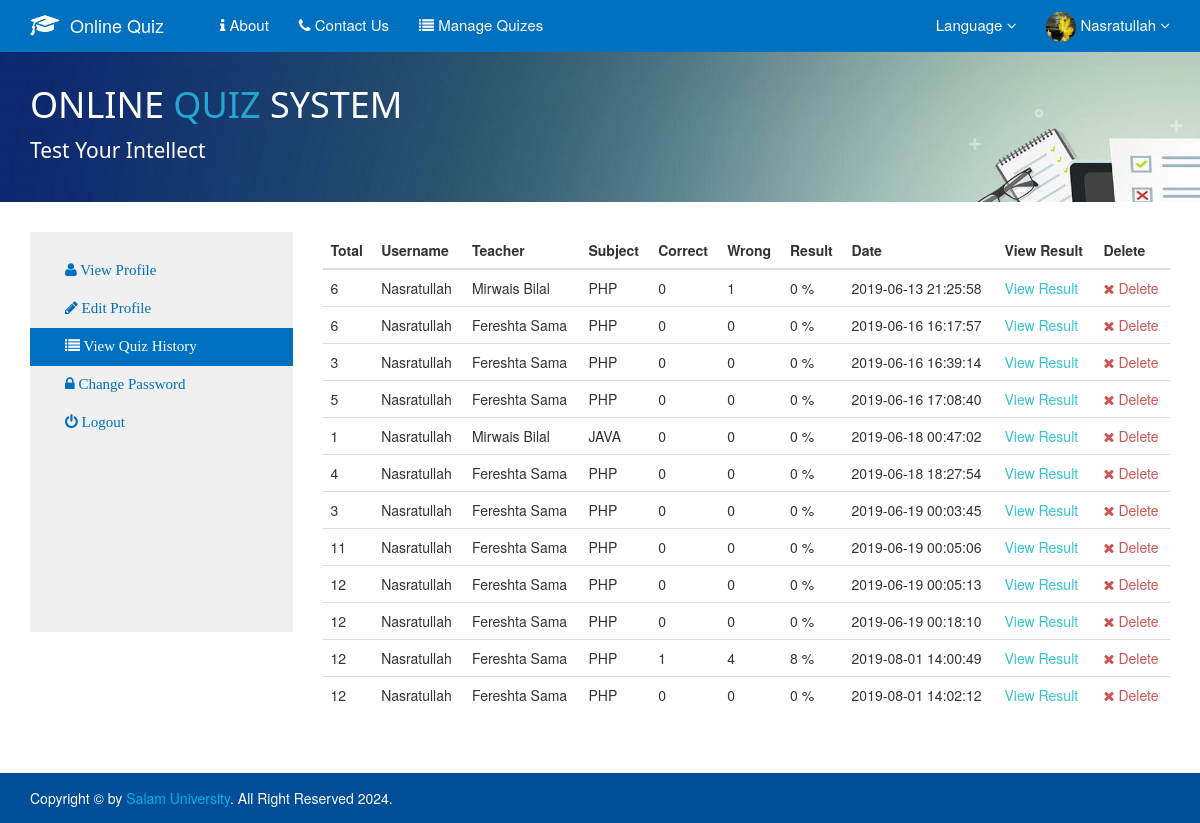
/QuizHistory.php (signed in), run on the app's committed database.
### tables this page shows
CREATE TABLE `users` (
  `User_ID` int(11) NOT NULL,
  `Full_Name` varchar(50) NOT NULL,
  `Username` varchar(30) NOT NULL,
  `Password` varchar(50) NOT NULL,
  `Email` varchar(100) NOT NULL,
  `Language` varchar(10) NOT NULL,
  `Gender` varchar(10) NOT NULL,
  `Phone_No` int(11) NOT NULL,
  `Image` varchar(255) NOT NULL DEFAULT 'placeholder-user.png',
  `Role_ID` int(11) NOT NULL DEFAULT '2',
  `Status` int(11) NOT NULL DEFAULT '0'
);

CREATE TABLE `result` (
  `Result_ID` int(11) NOT NULL,
  `User_ID` int(11) NOT NULL,
  `TotalNumberOfQuestion` int(11) NOT NULL,
  `Username` varchar(50) NOT NULL,
  `Teacher` varchar(50) NOT NULL,
  `Subject` varchar(50) NOT NULL,
  `Credit_Hours` int(11) NOT NULL,
  `Attempted_Answer` int(11) NOT NULL,
  `Correct_Answer` int(11) NOT NULL,
  `Wrong_Answer` int(11) NOT NULL,
  `No_Answer` int(11) NOT NULL,
  `Result` int(11) NOT NULL,
  `Submit_Date` datetime NOT NULL DEFAULT CURRENT_TIMESTAMP
);

### _Partial Components/Database.php (called while the page is built, shortened)
<?php
Class Database{
 public $host   = "localhost";
 public $user   = "root";
 public $pass   = "";
 public $db     = "Quiz";
 public $link;
private function connectDB(){
 $this->link = new mysqli($this->host, $this->user, $this->pass, $this->db);
 }
public function select($query){
  $result = $this->link->query($query) or
   die($this->link->error.__LINE__);
  if($result->num_rows > 0){
    return $result;
  } else {
    return false;
  }
 }
}

### _Partial Components/Exam.php (called while the page is built, shortened)
<?php
class Exam{
	private $db;
	public function __construct(){
		$this->db = new Database();
	}
	public function getQuizResult($Username){
		$query = "SELECT * from Result  where Username = '$Username'";
		mysqli_set_charset($this->db->link, 'UTF8');
		$getData = $this->db->select($query);
		return  $getData;
	}
	public function getUsersByUsername($Username){
		$query = "SELECT * from Users where Username = '$Username'";
		mysqli_set_charset($this->db->link, 'UTF8');
		$getData = $this->db->select($query);
		return $getData;
	}
	public function getSubjects(){
		$query = "SELECT * from Viw_Subject where Language = 'English' and Status='1'";
		mysqli_set_charset($this->db->link, 'UTF8');
		$getData = $this->db->select($query);
		return $getData;
	}
}
?>

### QuizHistory.php (the view, shortened to what this page needs)
<?php
include('./_Partial Components/Header.php');
?>
<?php
if(isset($_SESSION['Username'])){
    $Username = $_SESSION['Username'];
    $QuizResult = $exm->getQuizResult($Username);
}
else{
    header('Location: sign in.php');
}
?>
 <div class="jumbotron" id = "jbt" style="background-image: url('./img/IBPS-Banne.jpg'); background-size: cover;">
        <div class="container">
            <div id="details" class="animated fadeInLeft">
                <h1> ONLINE <span> QUIZ </span> SYSTEM </h1>
                <p class = "paragraph">Test Your Intellect</p>
            </div>
        </div>
    </div>
    	<div class="container">
    		<div class="row">
                <div class="col-sm-3">
                    <nav class="nav-profile">
                        <a href="Profile.php"> <i class='fa fa-user'></i> View Profile </a>
                        <a href="EditProfile.php"> <i class='fa fa-pencil'></i> Edit Profile</a>
                        <a class = "active" href="QuizHistory.php"> <i class='fa fa-list'></i> View Quiz History</a>
                        <a href="change-pass.php"> <i class='fa fa-lock'></i> Change Password</a>
                        <a href="logout.php"> <i class='fa fa-power-off'></i> Logout </a>
                    </nav>
                </div>
    		    <div class="col-md-9" id = "QuizResult">
                  <form method = "POST">
                    <?php
                    if(!$QuizResult){
                        echo '<div class="alert alert-danger" role="alert" style = "font-size: 16px;"> Opps!... No Quiz Result Found </div>';
                    }
                    else{
                    if($QuizResult->num_rows>0){
                    ?>
                <table class="table table-stripped table-hover">
                    <thead>
                        <tr>
                            <th> Total </th>
                            <th> Username </th>
                            <th> Teacher </th>
                            <th> Subject </th>
                            <th> Correct </th>
                            <th> Wrong  </th>
                            <th> Result </th>
                            <th> Date </th>
                            <th> View Result </th>
                            <th> Delete </th>
                        </tr>
                    </thead>
                <?php
                $i=0;
                while($rows = $QuizResult->fetch_assoc()){ ?>
                    <tr>
                        <td> <?php echo $rows['TotalNumberOfQuestion'];?> </td>
                        <td> <?php echo $rows['Username'];?> </td>
                        <td> <?php echo $rows['Teacher'];?> </td>
                        <td> <?php echo $rows['Subject'];?> </td>
                        <td> <?php echo $rows['Correct_Answer']?> </td>
                        <td> <?php echo $rows['Wrong_Answer'];?> </td>
                        <td> <?php echo $rows['Result'].' %';?> </td>
                        <td> <?php echo $rows['Submit_Date'];?> </td>
                        <td> <a href = "ViewResult.php?id=<?php echo $rows['Result_ID'];?>" style="color: #32C5D2;"> View Result </td>
                        <td> <a onclick="return confirm('are you sure you want to delete')" href="DeleteHistory.php?del=<?php echo $rows['Result_ID'];?>" style="color: #D05454;"  data-toggle="tooltip" data-placement="top" title="Delete Quiz Result"> <i class = "fa fa-times"></i> Delete</a> </td>
                    </tr>
                <?php $i++; }
            }
                else{
                    echo '<div class="alert alert-danger" role="alert" style = "font-size: 16px;"> Opps!... No Quiz Result Found </div>';
                    echo "<br>";
                    }
                    }
                    ?>
                    </table>
                    </form>
            </div>
    		</div>
    	</div>
<?php
include('./_Partial Components/Footer.php');
?>

### _Partial Components/Header.php (shortened to what this page needs)
<?php
$filepath = realpath(dirname(__FILE__));
include_once($filepath.'/Database.php');
include_once($filepath.'/conn.php');
include_once($filepath.'/Exam.php');
$exm = new Exam();
?>
<!DOCTYPE html>
<html>
<head>
    <link href ="./CSS/bootstrap.min.css" rel=" stylesheet">
    <link href ="./CSS/bootstrap.css" rel=" stylesheet" />
    <link href="./CSS/animated.css" rel="stylesheet" >
    <link href="CSS/font-awesome.css" rel="stylesheet" >
    <link href="CSS/font-awesome.min.css" rel="stylesheet" >
    <link href="CSS/animated.css" rel="stylesheet" >
</head>
<body onload = "timeout()">
    <nav class="navbar navbar-inverse navbar-static-top" style = "background-color: rgb(0,112,192); border: none;">
      <div class="container">
        <div class="navbar-header" style = "">
          <a class="navbar-brand" href="index.php">
          <div class = "col-xs-3" id = "img-cup"><img src="img/Graduation Cap_52px.png" alt="Logo" width="30px"></div>
          <div class = "col-xs-9" id = "div-quiz">Online Quiz</div>
          </a>
        </div>
        <div id="navbar" class="navbar-collapse collapse">
          <ul class="nav navbar-nav" id="top-navbar">
            <li><a href="About.php" id="c"><i class="fa fa-info"></i> About </a></li>
            <li><a href="Contact-us.php"><i class="fa fa-phone"></i> Contact Us</a></li>
            <?php if(isset($_SESSION['Username'])){
            $Username = $_SESSION['Username'];
            $UsersByUsername = $exm->getUsersByUsername($Username);
            $row = $UsersByUsername->fetch_assoc();
            if($row['Role_ID']=='1'){?>
            <li><a href="Administrator/index.php"><i class="fa fa-list"></i> Manage Quizes</a></li>
            <?php }}?>
          </ul>
          <ul class="nav navbar-nav navbar-right" id = "top-navbar">
          <li class="dropdown dropdown-user">
                    <a href="javascrip:;" class="dropdown-toggle" data-toggle="dropdown" data-hover="dropdown" data-close-others="true">
                        <span class="username"> Language </span>
                        <i class="fa fa-angle-down"></i>
                    </a>
                </li>
            <li class="dropdown">
            <?php if(isset($_SESSION['Username'])){
                $Username = $_SESSION['Username'];
                $UsersByUsername = $exm->getUsersByUsername($Username);
                $row = $UsersByUsername->fetch_assoc();
                $profile_img = $row['Image'];
            ?>
            <li class="dropdown dropdown-user" id = "top-navbar">
                <a href="javascript:;" class="dropdown-toggle" data-toggle="dropdown" data-hover="dropdown" data-close-others="true">
                    <?php echo "<img alt='' class='img-circle' width='30px;' height = '30px' src='img/_ProfilePicture/$profile_img ' style = 'margin-top: -5px; margin-bottom: -5px;' />"; ?>
                      	<span class="username username-hide-on-mobile">
                      	<?php echo $_SESSION['Username']; ?> </span>
                      	<i class="fa fa-angle-down"></i>
                  	</a>
              	</li>
          	<?php } ?>
          </ul>
        </div>
      </div>
    </nav>
    <body>

### CSS/Online_Quiz_Style.css (style rules this page uses)
body { min-height: calc(100% - 0px); position: relative; padding-bottom: 40px; }
html { height: 100%; position: relative; }
.row { margin-bottom: 60px; }
#img-cup { padding-top: -15px; }
.navbar-brand { color: white; margin-top: -5px; width: 190px; }
.navbar-brand #img-cup { padding-left: 0px; padding-right: 0px; }
.navbar-brand #div-quiz { padding-top: 5px; padding-left: 0px; margin-right: 0px; color: #ffffff; }
.jumbotron { height: 150px; overflow: hidden; margin-top: -30px; width: 100%; background-image: url('./img/top-image.jpg'); background-color: #fff; }
#jbt { background-image: url('./img/top-image.jpg'); }
.jumbotron #details { position: absolute; color:white; font-size: 26px; margin-right: 7%; padding-right: 10px; font-family: segoe ui }
.jumbotron #details h1 { font-size: 36px; margin-top: -15px; font-family: segoe ui; }
.jumbotron #details span { color:#24A7CF; font-size: 36px; font-family: segoe ui; }
.paragraph { font-size: 16px; font-family: segoe ui; font-weight: lighter; }
.nav-profile { padding-top: 20px; margin-bottom: 20px; padding-bottom: 50px; height: 400px; color: black; background-color: rgb(240,240,240); font-family: Calibri; font-weight: lighter; font-size: 15px; }
a { text-decoration: none; }
a:link, a:visited { color: black; }
.nav-profile a { color: rgb(0,112,190); font-family: Calibri; }
.nav-profile a:link, .nav-profile a:visited { display: inline-block; padding: 8px 35px; height: 38px; width: 100%; margin:0px; text-decoration: none; border: none; }
.nav-profile .active { background-color: rgb(0,112,192); color: white; text-decoration: none; border: 1px solid rgb(0,112,190); }
#top-navbar li a { color: #fff; font-size: 15px; }
@media only screen and (min-width:850px)and (max-width: 1200px) { body { margin: 0px; } }
@media only screen and (min-width:850px)and (max-width: 1200px) { .username-hide-on-mobile { display: inline-block; } }
@media only screen and (min-width:850px)and (max-width: 1200px) { .row { margin-bottom: 50px; } }
@media only screen and (min-width:850px)and (max-width: 1200px) { p { font-family: segoe ui; font-weight: lighter; } }

### CSS/MyCarousel.css (style rules this page uses)
img { vertical-align: middle; }
.active, .dots:hover { animation-name: Myfade; animation-duration: 5s; transition: 2s linear; }

### data on the page
users: Image (picture)
result: TotalNumberOfQuestion "6", Username "Nasratullah", Teacher "Mirwais Bilal", Subject "PHP", Correct_Answer "0", Wrong_Answer "1", Result "0", Submit_Date "2019-06-13 21:25:58"
result: TotalNumberOfQuestion "6", Username "Nasratullah", Teacher "Fereshta Sama", Subject "PHP", Correct_Answer "0", Wrong_Answer "0", Result "0", Submit_Date "2019-06-16 16:17:57"
result: TotalNumberOfQuestion "3", Username "Nasratullah", Teacher "Fereshta Sama", Subject "PHP", Correct_Answer "0", Wrong_Answer "0", Result "0", Submit_Date "2019-06-16 16:39:14"
result: TotalNumberOfQuestion "5", Username "Nasratullah", Teacher "Fereshta Sama", Subject "PHP", Correct_Answer "0", Wrong_Answer "0", Result "0", Submit_Date "2019-06-16 17:08:40"
result: TotalNumberOfQuestion "1", Username "Nasratullah", Teacher "Mirwais Bilal", Subject "JAVA", Correct_Answer "0", Wrong_Answer "0", Result "0", Submit_Date "2019-06-18 00:47:02"
result: TotalNumberOfQuestion "4", Username "Nasratullah", Teacher "Fereshta Sama", Subject "PHP", Correct_Answer "0", Wrong_Answer "0", Result "0", Submit_Date "2019-06-18 18:27:54"
result: TotalNumberOfQuestion "3", Username "Nasratullah", Teacher "Fereshta Sama", Subject "PHP", Correct_Answer "0", Wrong_Answer "0", Result "0", Submit_Date "2019-06-19 00:03:45"
result: TotalNumberOfQuestion "11", Username "Nasratullah", Teacher "Fereshta Sama", Subject "PHP", Correct_Answer "0", Wrong_Answer "0", Result "0", Submit_Date "2019-06-19 00:05:06"
result: TotalNumberOfQuestion "12", Username "Nasratullah", Teacher "Fereshta Sama", Subject "PHP", Correct_Answer "0", Wrong_Answer "0", Result "0", Submit_Date "2019-06-19 00:05:13"
result: TotalNumberOfQuestion "12", Username "Nasratullah", Teacher "Fereshta Sama", Subject "PHP", Correct_Answer "0", Wrong_Answer "0", Result "0", Submit_Date "2019-06-19 00:18:10"
result: TotalNumberOfQuestion "12", Username "Nasratullah", Teacher "Fereshta Sama", Subject "PHP", Correct_Answer "1", Wrong_Answer "4", Result "8", Submit_Date "2019-08-01 14:00:49"
result: TotalNumberOfQuestion "12", Username "Nasratullah", Teacher "Fereshta Sama", Subject "PHP", Correct_Answer "0", Wrong_Answer "0", Result "0", Submit_Date "2019-08-01 14:02:12"

### other printed values
$_SESSION['Username'] "Nasratullah"
